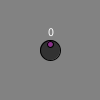
Frame 1 (no input)
Frame 60 (the mouse pressed at the canvas centre just before this capture): identical to frame 1, image omitted
Frame 120 (the mouse held since frame 60 and released just before this capture): identical to frame 1, image omitted

The Processing sketch that drew this single still picture (run headless with seeded random() and noise(); from frame 60 on, the mouse is pressed at the canvas centre):

// Processing sketch: knob_class
// ── knob_class.pde
//knob class
knob k = new knob(width / 2, height / 2, -100, 100, 20, 4);

void setup() {
  size(100, 100);
}

void draw() {
  background(k.bg);
  k.update();
  println(k.value, k.editable);
}

class knob {
  color bg = #828282, black = #000000, knobFill = #323232, textFill = #FFFFFF, valPtrFill = #8a308a;
  boolean editable  = false; //tracks whether or not value can be changed by dragging mouse with the bool checks when editable true, when mouse is hovering knob and mousePressed, editable = !editable; with delay(250) after (maybe rework this idea)
  int min, max, value;                  //minimum and maximum values, then current value of knob
  int x, y, size;                       //knob center point & size
  String text;                          //output text
  int txtx;                             //text position
  int x2, y2, size2;                    //value pointer on knob point & size
  int value2;                           //map for scale of knob
  int scale;                            //scale for swiping
  knob(int x, int y, int min, int max, int size, int scale) {
    this.x = x;
    this.y = y;
    this.min = min;
    this.max = max;
    this.size = size;
    size2 = size / 3;
    value = (min + max) / 2;
    this.scale = scale;
  }
  void update() {
    updateVal();
    updateKnob();
    drawKnob();
  }
  void drawKnob() {
    fill(knobFill);
    circle(x, y, size);
    fill(valPtrFill);
    circle(x2, y2, size2);
    fill(textFill);
    text(text, txtx, y - 14);
  }
  void updateVal() {
    if (editable) {
      if (mouseX > pmouseX)
        value+=scale;
      if (mouseX < pmouseX)
        value-=scale;
      if (mouseY < pmouseY)
        value+=scale;
      if (mouseY > pmouseY)
        value-=scale;
      if (mousePressed) {
        editable = !editable;
        delay(150);
      }
    }
    if (value <= min) {
      value = min;
    }
    if (value >= max) {
      value = max;
    }
  }
  void updateKnob() {
    if ((mouseX > x - size / 2 && mouseX < x + size / 2) && (mouseY > y - size / 2 && mouseY < y + size / 2) && mousePressed) {
      editable = !editable;
      delay(150);
    }
    text = str(value);
    txtx = x - (int(textWidth(text)) / 2);
    value2 = int(map(value, min, max, -size * 4, size * 4));     //maps to scale of knob
    x2 = int(x + (int(size / 2) - 4) * sin(value2 * PI / 180));  //x position of value pointer
    y2 = int(y + (int(size / 2) - 4) * -cos(value2 * PI / 180));  //y position of value pointer
  }
}
